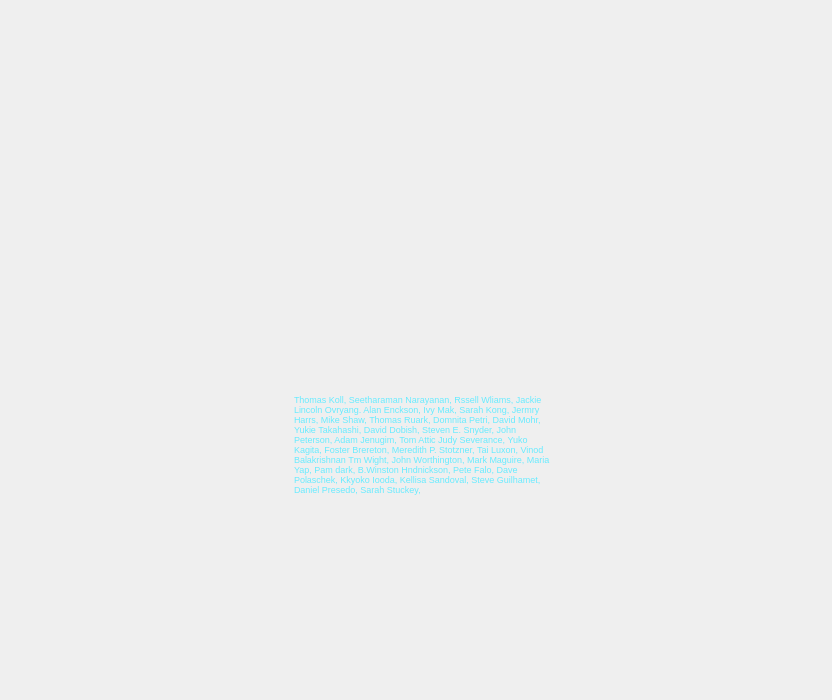
<?xml version="1.0" encoding="UTF-8"?>
<ui version="4.0">
 <class>AdobeCenter</class>
 <widget class="QWidget" name="AdobeCenter">
  <property name="geometry">
   <rect>
    <x>0</x>
    <y>0</y>
    <width>832</width>
    <height>700</height>
   </rect>
  </property>
  <property name="windowTitle">
   <string>Form</string>
  </property>
  <widget class="QTextBrowser" name="textBrowser">
   <property name="geometry">
    <rect>
     <x>290</x>
     <y>390</y>
     <width>271</width>
     <height>131</height>
    </rect>
   </property>
   <property name="styleSheet">
    <string notr="true">color: rgb(104, 235, 255);
background: transparent;</string>
   </property>
   <property name="frameShape">
    <enum>QFrame::NoFrame</enum>
   </property>
   <property name="verticalScrollBarPolicy">
    <enum>Qt::ScrollBarAlwaysOff</enum>
   </property>
   <property name="horizontalScrollBarPolicy">
    <enum>Qt::ScrollBarAlwaysOff</enum>
   </property>
   <property name="html">
    <string>&lt;!DOCTYPE HTML PUBLIC &quot;-//W3C//DTD HTML 4.0//EN&quot; &quot;http://www.w3.org/TR/REC-html40/strict.dtd&quot;&gt;
&lt;html&gt;&lt;head&gt;&lt;meta name=&quot;qrichtext&quot; content=&quot;1&quot; /&gt;&lt;style type=&quot;text/css&quot;&gt;
p, li { white-space: pre-wrap; }
&lt;/style&gt;&lt;/head&gt;&lt;body style=&quot; font-family:'SimSun'; font-size:9pt; font-weight:400; font-style:normal;&quot;&gt;
&lt;p style=&quot; margin-top:0px; margin-bottom:0px; margin-left:0px; margin-right:0px; -qt-block-indent:0; text-indent:0px;&quot;&gt;&lt;span style=&quot; font-size:7pt;&quot;&gt;Thomas Koll, Seetharaman Narayanan, Rssell Wliams, Jackie Lincoln Ovryang. Alan Enckson, Ivy Mak, Sarah Kong, Jermry Harrs, Mike Shaw, Thomas Ruark, Domnita Petri, David Mohr, Yukie Takahashi, David Dobish, Steven E. Snyder, John Peterson, Adam Jenugim, Tom Attic Judy Severance, Yuko Kagita, Foster Brereton, Meredith P. Stotzner, Tai Luxon, Vinod Balakrishnan Tm Wight, John Worthington, Mark Maguire, Maria Yap, Pam dark, B.Winston Hndnickson, Pete Falo, Dave Polaschek, Kkyoko Iooda, Kellisa Sandoval, Steve Guilhamet, Daniel Presedo, Sarah Stuckey,&lt;/span&gt;&lt;/p&gt;&lt;/body&gt;&lt;/html&gt;</string>
   </property>
  </widget>
  <widget class="QLabel" name="labelMessage">
   <property name="geometry">
    <rect>
     <x>300</x>
     <y>320</y>
     <width>231</width>
     <height>20</height>
    </rect>
   </property>
   <property name="styleSheet">
    <string notr="true">color: rgb(43, 204, 249);</string>
   </property>
   <property name="text">
    <string/>
   </property>
  </widget>
  <widget class="QProgressBar" name="labelProgress">
   <property name="geometry">
    <rect>
     <x>300</x>
     <y>350</y>
     <width>231</width>
     <height>2</height>
    </rect>
   </property>
   <property name="maximumSize">
    <size>
     <width>16777215</width>
     <height>2</height>
    </size>
   </property>
   <property name="styleSheet">
    <string notr="true">QProgressBar {
	border: none;
	background-color: transparent;
}

QProgressBar::chunk {
	background-color: rgb(71, 167, 225);
}</string>
   </property>
   <property name="value">
    <number>0</number>
   </property>
   <property name="textVisible">
    <bool>false</bool>
   </property>
  </widget>
 </widget>
 <resources/>
 <connections/>
</ui>
